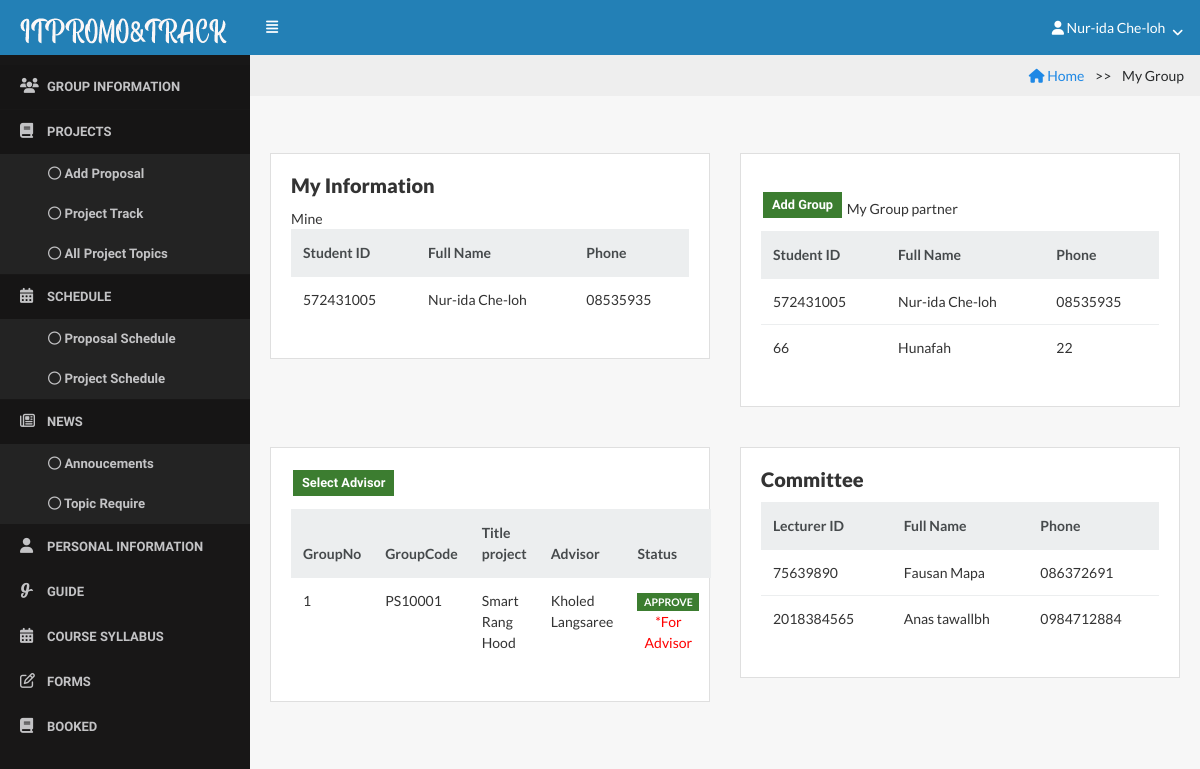
The app's page /index.php?page=infor_group (signed in) with its own data.
### tables this page shows
CREATE TABLE `member` (
  `member_id` int(11) NOT NULL,
  `member_idcard` int(30) NOT NULL,
  `member_username` varchar(255) NOT NULL,
  `member_fullname` varchar(255) NOT NULL,
  `member_password` varchar(255) NOT NULL,
  `member_pos` enum('Lecturer','Student','Officer') NOT NULL COMMENT '1=Lecturer, 3=Student, 4=Officer',
  `member_phone` varchar(255) NOT NULL,
  `member_email` varchar(255) NOT NULL,
  `member_gender` enum('Male','Female') NOT NULL COMMENT 'm=Male, f=female',
  `admin_id` int(20) NOT NULL COMMENT 'Foreign Key to tb_admin',
  `group_id` int(20) DEFAULT NULL
);

CREATE TABLE `advisergroup` (
  `advisergroup_id` int(11) NOT NULL,
  `advisergroup_topic` varchar(255) DEFAULT NULL,
  `advisergroup_status` enum('0','Waiting','Approve') NOT NULL DEFAULT 'Waiting',
  `member_id` int(11) NOT NULL,
  `group_id` int(11) NOT NULL,
  `admin_id` varchar(20) NOT NULL
);

CREATE TABLE `partnergroup` (
  `group_id` int(11) NOT NULL,
  `group_number` varchar(255) NOT NULL
);

CREATE TABLE `committeegroup` (
  `committeegroup_id` int(11) NOT NULL,
  `member_id` int(11) NOT NULL,
  `group_id` int(11) NOT NULL,
  `status_presentation` enum('','Pass','No') NOT NULL,
  `comment` varchar(5000) NOT NULL,
  `status_project` enum('','Pass','No') NOT NULL,
  `comment_project` varchar(255) NOT NULL
);

### menu/function.php (called while the page is built, shortened)
<?php
function get_groupcode(){
require 'connect.php';
	$sql = "SELECT group_number FROM partnergroup ";
	if($rs = $db->query($sql)){
		if($row = $rs->fetch_object()){
			return $row->group_number;
		}
	}else{
		echo $db->error;
		$db->close();
	}
}
function get_group_id(){
require 'connect.php';
	$member_id = $_SESSION['id'];
	$sql = "SELECT group_id FROM member WHERE member_id = '$member_id' AND member_pos = 'Student'";
	if($rs = $db->query($sql)){
		if($row = $rs->fetch_object()){
			return $row->group_id;
		}
	}else{
		echo $db->error;
		$db->close();
	}
}
?>

### student/infor_group.php (the view, shortened to what this page needs)
<!DOCTYPE html>
 <html>
 <head>
 <ul class="breadcrumb">
 <li><a href="index.php"><i class="fa fa-home"></i> Home</a></li>
  <li class="active">My Group</li>
</ul>
   <div class="content">
                    <div class="row">
                        <div class="col-lg-12">
                        </div>
                    </div>
  <div class="row">
                        <div class="col-lg-6">
                            <div class="card">
                                <div class="card-block">
                                    <h5 class="text-bold card-title">My Information</h5>
                                     <table class="table">
                                        <thead class="thead-default">
                                           <tr>
                  <th>Student ID</th>
                  <th>Full Name</th>
                  <th>Phone</th>
                </tr>
                                        </thead>
                                        <tbody>
                                          <?php
        $sql = "SELECT member_fullname, member_phone, member_idcard FROM member WHERE member_id='".$_SESSION['id']."'";
              if($result = $db->query($sql)){
                while($objResult = $result->fetch_object()){
              ?>
                <tr>
                  <td><?php echo $objResult->member_idcard; ?></td>
                  <td><?php echo $objResult->member_fullname; ?></td>
                  <td><?php echo $objResult->member_phone; ?></td>
                </tr>
              <?php
                }
              }
              ?>
                                        </tbody>
                                    </table>
                                </div>
                            </div>
                        </div>
                        <div class="col-lg-6">
                            <div class="card">
                                <div class="card-block">
     <button type="button"  class="btn btn-success btn-sm" data-toggle="modal" data-target="#create_group" style="margin-bottom: 13px;">
   <i class="glyphicon glyphicon-plus"></i>Add Group
  </button>
                                    <table class="table">
                                        <thead class="thead-default">
                                           <tr>
                  <th>Student ID</th>
                  <th>Full Name</th>
                  <th>Phone</th>
                </tr>
                                        </thead>
                                        <tbody>
                                          <?php
              $group_id = get_group_id($_SESSION['id']);
                $sql = "SELECT member_fullname, member_phone, member_idcard FROM member WHERE group_id = '$group_id'";
              if($rs = $db->query($sql)){
                while($row = $rs->fetch_object()){
              ?>
                <tr>
                  <td><?php echo $row->member_idcard; ?></td>
                  <td><?php echo $row->member_fullname; ?></td>
                  <td><?php echo $row->member_phone; ?></td>
                </tr>
              <?php
                }
              }else{
              }
              ?>
                                        </tbody>
                                    </table>
                                </div>
                            </div>
                        </div>
                        <div class="col-lg-6">
                            <div class="card">
                                <div class="card-block">
  <button type="button"  class="btn btn-success btn-sm" data-toggle="modal" data-target="#selectadvisor" style="margin-bottom: 13px;">
   <i class="glyphicon glyphicon-plus"></i>Select Advisor
  </button>
                <?php
                include '../menu/connect.php';
                ?>
      <table class="table">
         <thead class="thead-default">
            <tr>
              <th>GroupNo</th>
              <th>GroupCode</th>
              <th>Title project</th>
              <th>Advisor</th>
              <th>Status</th>
           </tr>
          </thead>
    <tbody>
    <?php
$my_id = $_SESSION['id'];
$my_group_id = get_group_id($my_id);
$sql = "SELECT advisergroup.advisergroup_id, advisergroup.advisergroup_status,advisergroup.advisergroup_topic,advisergroup.group_id,member.member_id,member.member_fullname FROM advisergroup
         JOIN member ON advisergroup.member_id = member.member_id
         WHERE advisergroup.group_id = '$my_group_id'";
              if($rs = $db->query($sql)){
                while($row = $rs->fetch_object()){
              ?>
                <tr>
                  <td><?php echo get_group_id($row->group_id); ?></td>
                  <td><?php echo get_groupcode($row->group_id); ?></td>
                  <td><?php echo $row->advisergroup_topic; ?></td>
                  <td><?php echo $row->member_fullname; ?></td>
 <td class="text-center"><span class="badge badge-success"><?php echo $row->advisergroup_status;?></span> <font color='red'> *For Advisor</font> </td>
                </tr>
              <?php
                }
              }else{
              }
              ?>
                                        </tbody>
                                    </table>
                                </div>
                            </div>
                        </div>
                        <div class="col-lg-6">
                            <div class="card">
                                <div class="card-block">
                                    <h5 class="text-bold card-title">Committee</h5>
                                <table class="table">
                                        <thead class="thead-default">
                                           <tr>
                  <th>Lecturer ID</th>
                  <th>Full Name</th>
                  <th>Phone</th>
                </tr>
                                        </thead>
                                        <tbody>
                                          <?php
          $sql = "SELECT committeegroup.committeegroup_id, member.member_fullname,member.member_idcard ,member.member_phone FROM committeegroup
          LEFT JOIN member ON committeegroup.member_id = member.member_id
          WHERE committeegroup.group_id = '$group_id'";
              if($rs = $db->query($sql)){
                while($row = $rs->fetch_object()){
              ?>
                <tr>
                  <td><?php echo $row->member_idcard; ?></td>
                  <td><?php echo $row->member_fullname; ?></td>
                  <td><?php echo $row->member_phone; ?></td>
                </tr>
              <?php
                }
              }else{
              }
              ?>
                                        </tbody>
                                    </table>
                                </div>
                            </div>
                        </div>

### assets/css/core.css (style rules this page uses)
.btn { position: relative; margin: 2px; font-weight: bold; position: relative; font-size: 0.8rem; margin: 2px; font-weight: 600; font-family: 'Raleway', sans-serif; }
body, input, textarea, button { font-family: "Lato", sans-serif; }
.card { margin-bottom: 20px; margin-top: 20px; color: #333; border-radius: 0; }
.badge { padding: 3.6px 6.6px; text-transform: uppercase; }

### assets/css/components.css (style rules this page uses)
html, body { width: 100%; height: 100%; }
body { font-family: "Lato", sans-serif; font-size: 0.875rem !important; background-color: #f7f7f7; }
.content { padding: 20px 20px; }
.content:after { content: ''; display: table; clear: both; }
.text-bold { font-weight: 800; }
.text-center { text-align: center; }

### student/infor_group.php (style rules this page uses)
ul.breadcrumb { background-color: #eee; text-align: right; padding: 10px 16px; }
ul.breadcrumb li { display: inline; }
ul.breadcrumb li+li:before { padding: 8px; content: ">>\00a0"; }

### records on screen
member: member_idcard "572431005", member_fullname "Nur-ida Che-loh", member_phone "08535935"
member: member_idcard "66", member_fullname "Hunafah", member_phone "22"
advisergroup: group "1", group.group_number "PS10001", advisergroup_topic "Smart Rang Hood", member.member_fullname "Kholed Langsaree", advisergroup_status "APPROVE"
committeegroup: member.member_idcard "75639890", member.member_fullname "Fausan Mapa", member.member_phone "086372691"
committeegroup: member.member_idcard "2018384565", member.member_fullname "Anas tawallbh", member.member_phone "0984712884"

### other values on screen
$_SESSION['name'] "Nur-ida Che-loh"
